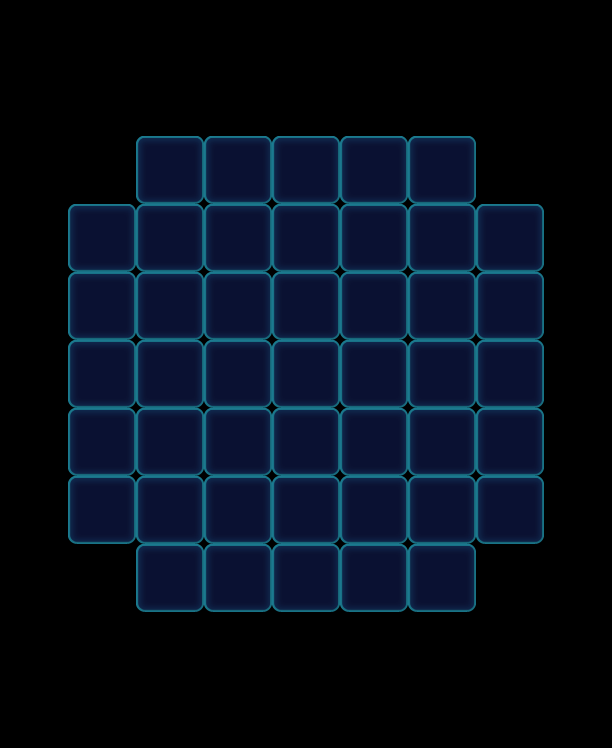

A level layout from a 2D game, rendered from its tile map. Below: a short description, then the map file with tile-grid data replaced by summaries:
An orthogonal 9x11 tile map with 68x68 px tiles, 1 tile layer (Valid), 2 tilesets and 52 objects (45x Monster, 7x Factory_Normal).

<map version="1.0" orientation="orthogonal" width="9" height="11" tilewidth="68" tileheight="68">
 <tileset firstgid="1" name="game_grid1" tilewidth="68" tileheight="68">
  <image source="game_grid1.png" width="68" height="68" />
 </tileset>
 <tileset firstgid="2" name="map" tilewidth="68" tileheight="68">
  <image source="map.png" width="1024" height="1024" />
 </tileset>
 <layer name="Valid" width="9" height="11">
  <data>[99 cells, 45 non-empty, 1 distinct tile ids]</data>
 </layer>
 <objectgroup name="BottomObj" width="9" height="11" />
 <objectgroup name="MiddleObj" width="9" height="11">
  <object name="32" type="Monster" gid="2" x="204" y="272">
   <properties>
    <property name="Color" value="Blue" />
   </properties>
  </object>
  <object name="33" type="Monster" gid="2" x="136" y="272">
   <properties>
    <property name="Color" value="Blue" />
   </properties>
  </object>
  <object name="38" type="Monster" gid="2" x="136" y="612">
   <properties>
    <property name="Color" value="Blue" />
   </properties>
  </object>
  <object name="48" type="Monster" gid="2" x="204" y="612">
   <properties>
    <property name="Color" value="Blue" />
   </properties>
  </object>
  <object name="57" type="Monster" gid="2" x="68" y="544">
   <properties>
    <property name="Color" value="Blue" />
   </properties>
  </object>
  <object name="26" type="Monster" gid="2" x="272" y="340">
   <properties>
    <property name="Color" value="Blue" />
   </properties>
  </object>
  <object name="84" type="Monster" gid="3" x="272" y="272">
   <properties>
    <property name="Color" value="Green" />
   </properties>
  </object>
  <object name="76" type="Monster" gid="3" x="476" y="544">
   <properties>
    <property name="Color" value="Green" />
   </properties>
  </object>
  <object name="87" type="Monster" gid="3" x="476" y="476">
   <properties>
    <property name="Color" value="Green" />
   </properties>
  </object>
  <object name="46" type="Monster" gid="3" x="136" y="544">
   <properties>
    <property name="Color" value="Green" />
   </properties>
  </object>
  <object name="44" type="Monster" gid="3" x="204" y="340">
   <properties>
    <property name="Color" value="Green" />
   </properties>
  </object>
  <object name="25" type="Monster" gid="3" x="68" y="272">
   <properties>
    <property name="Color" value="Green" />
   </properties>
  </object>
  <object name="27" type="Monster" gid="3" x="136" y="204">
   <properties>
    <property name="Color" value="Green" />
   </properties>
  </object>
  <object name="52" type="Monster" gid="17" x="272" y="204">
   <properties>
    <property name="Color" value="Purple" />
   </properties>
  </object>
  <object name="63" type="Monster" gid="17" x="340" y="204">
   <properties>
    <property name="Color" value="Purple" />
   </properties>
  </object>
  <object name="83" type="Monster" gid="17" x="408" y="340">
   <properties>
    <property name="Color" value="Purple" />
   </properties>
  </object>
  <object name="45" type="Monster" gid="17" x="272" y="408">
   <properties>
    <property name="Color" value="Purple" />
   </properties>
  </object>
  <object name="58" type="Monster" gid="17" x="272" y="612">
   <properties>
    <property name="Color" value="Purple" />
   </properties>
  </object>
  <object name="23" type="Monster" gid="17" x="136" y="340">
   <properties>
    <property name="Color" value="Purple" />
   </properties>
  </object>
  <object name="85" type="Monster" gid="18" x="476" y="408">
   <properties>
    <property name="Color" value="Pink" />
   </properties>
  </object>
  <object name="34" type="Monster" gid="18" x="68" y="340">
   <properties>
    <property name="Color" value="Pink" />
   </properties>
  </object>
  <object name="36" type="Monster" gid="18" x="136" y="476">
   <properties>
    <property name="Color" value="Pink" />
   </properties>
  </object>
  <object name="42" type="Monster" gid="18" x="204" y="204">
   <properties>
    <property name="Color" value="Pink" />
   </properties>
  </object>
  <object name="62" type="Monster" gid="2" x="340" y="272">
   <properties>
    <property name="Color" value="Blue" />
   </properties>
  </object>
  <object name="74" type="Monster" gid="2" x="408" y="272">
   <properties>
    <property name="Color" value="Blue" />
   </properties>
  </object>
  <object name="55" type="Monster" gid="19" x="68" y="408">
   <properties>
    <property name="Color" value="Yellow" />
   </properties>
  </object>
  <object name="55" type="Monster" gid="19" x="68" y="476">
   <properties>
    <property name="Color" value="Yellow" />
   </properties>
  </object>
  <object name="55" type="Monster" gid="19" x="476" y="272">
   <properties>
    <property name="Color" value="Yellow" />
   </properties>
  </object>
  <object name="55" type="Monster" gid="19" x="408" y="408">
   <properties>
    <property name="Color" value="Yellow" />
   </properties>
  </object>
  <object name="55" type="Monster" gid="19" x="340" y="340">
   <properties>
    <property name="Color" value="Yellow" />
   </properties>
  </object>
  <object name="55" type="Monster" gid="19" x="408" y="204">
   <properties>
    <property name="Color" value="Yellow" />
   </properties>
  </object>
  <object name="55" type="Monster" gid="19" x="340" y="612">
   <properties>
    <property name="Color" value="Yellow" />
   </properties>
  </object>
  <object name="55" type="Monster" gid="19" x="408" y="476">
   <properties>
    <property name="Color" value="Yellow" />
   </properties>
  </object>
  <object name="55" type="Monster" gid="19" x="408" y="612">
   <properties>
    <property name="Color" value="Yellow" />
   </properties>
  </object>
  <object name="36" type="Monster" gid="18" x="476" y="340">
   <properties>
    <property name="Color" value="Pink" />
   </properties>
  </object>
  <object name="44" type="Monster" gid="3" x="136" y="408">
   <properties>
    <property name="Color" value="Green" />
   </properties>
  </object>
  <object name="85" type="Monster" gid="18" x="408" y="544">
   <properties>
    <property name="Color" value="Pink" />
   </properties>
  </object>
  <object name="36" type="Monster" gid="18" x="340" y="408">
   <properties>
    <property name="Color" value="Pink" />
   </properties>
  </object>
  <object name="57" type="Monster" gid="2" x="204" y="408">
   <properties>
    <property name="Color" value="Blue" />
   </properties>
  </object>
  <object name="44" type="Monster" gid="3" x="272" y="476">
   <properties>
    <property name="Color" value="Green" />
   </properties>
  </object>
  <object name="44" type="Monster" gid="3" x="340" y="544">
   <properties>
    <property name="Color" value="Green" />
   </properties>
  </object>
  <object name="55" type="Monster" gid="19" x="204" y="544">
   <properties>
    <property name="Color" value="Yellow" />
   </properties>
  </object>
  <object name="45" type="Monster" gid="17" x="272" y="544">
   <properties>
    <property name="Color" value="Purple" />
   </properties>
  </object>
  <object name="36" type="Monster" gid="18" x="204" y="476">
   <properties>
    <property name="Color" value="Pink" />
   </properties>
  </object>
  <object name="36" type="Monster" gid="18" x="340" y="476">
   <properties>
    <property name="Color" value="Pink" />
   </properties>
  </object>
 </objectgroup>
 <objectgroup color="#000000" name="TopObj" width="9" height="11">
  <object name="10" type="Factory_Normal" x="68" y="136" width="68" height="68">
   <properties>
    <property name="FactoryColorsConfig" value="Blue,Green,Yellow,Pink,Purple" />
   </properties>
  </object>
  <object name="10" type="Factory_Normal" x="136" y="68" width="68" height="68">
   <properties>
    <property name="FactoryColorsConfig" value="Blue,Green,Yellow,Pink,Purple" />
   </properties>
  </object>
  </objectgroup>
</map>
<!-- 5 of 52 objects omitted -->
